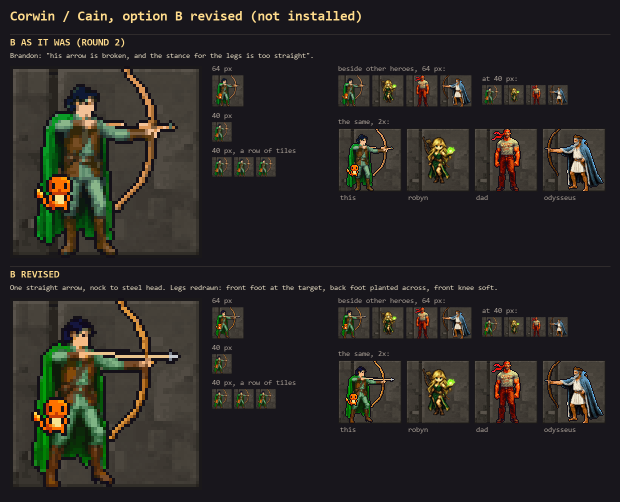
#> input picture CORWIN_B_REVISED.png, 1240 x 1004 px, given in place of bandit_thug.png, which was not available (shown at 1/2 size)
$ python horn_art.py ../../../CORWIN_B_REVISED.png
#> lines starting #> are read from the running program, lines starting #| are printed output that depends on the picture; after the words box and inside, x2 and y2 are one past the last pixel; in counts of white or black regions, pixels touching at a corner belong together
"""Art for the four horns of legend (data/horns.json), made in code from the game's
own painted sprites, because ComfyUI was not running when they were built
(2026-11-16). Each picture starts from an installed 64 px painted sprite of the
same kind of figure (a green-hooded archer, a knight, a robed old man) and is
recoloured to its lore: Lincoln green for Robin Hood's men, the Red Knight's red
for Percival, gold on red for Gawain's pentangle, Valhalla's gold light for the
einherjar, a crown for each king. A painted pass can replace any of them later:
the briefs are in tools/content/genart/briefs/horns_h01.json (ally and NPC
sprites) for pipeline.py, and nothing else changes when it does.

    py tools/content/genart/horn_art.py            # write the pictures into assets/
    py tools/content/genart/horn_art.py --sheet S  # and a review sheet at S

Monsters go to assets/tiles/monsters/<kind>.png, items to assets/tiles/items/.
"""
import os
import sys

import numpy as np
from PIL import Image, ImageDraw

HERE = os.path.dirname(os.path.abspath(__file__))
ROOT = os.path.dirname(os.path.dirname(os.path.dirname(HERE)))
MON = os.path.join(ROOT, 'assets', 'tiles', 'monsters')
ITM = os.path.join(ROOT, 'assets', 'tiles', 'items')
OUTLINE = (20, 16, 24, 255)

GREEN = 105          # Lincoln green, in degrees of hue
GOLD = (222, 178, 60)


def load(path):
    return Image.open(path).convert('RGBA')


def _hsv(img):
    a = np.asarray(img).astype(np.float32) / 255.0
    rgb = a[..., :3]
    mx, mn = rgb.max(2), rgb.min(2)
    v = mx
    s = np.where(mx > 0, (mx - mn) / np.maximum(mx, 1e-6), 0)
    r, g, b = rgb[..., 0], rgb[..., 1], rgb[..., 2]
    d = np.maximum(mx - mn, 1e-6)
    h = np.where(mx == r, ((g - b) / d) % 6, np.where(mx == g, (b - r) / d + 2, (r - g) / d + 4)) * 60
    h = np.where(mx - mn < 1e-6, 0, h)
    return a, h, s, v


def _rgb(h, s, v):
    h = (h % 360) / 60.0
    c = v * s
    x = c * (1 - np.abs(h % 2 - 1))
    m = v - c
    z = np.zeros_like(h)
    i = np.floor(h).astype(int) % 6
    rs = np.select([i == 0, i == 1, i == 2, i == 3, i == 4, i == 5], [c, x, z, z, x, c])
    gs = np.select([i == 0, i == 1, i == 2, i == 3, i == 4, i == 5], [x, c, c, x, z, z])
    bs = np.select([i == 0, i == 1, i == 2, i == 3, i == 4, i == 5], [z, z, x, c, c, x])
    return np.stack([rs + m, gs + m, bs + m], -1)


def rehue(img, lo, hi, hue, *, sat=None, sat_min=0.25, sat_max=1.01, gain=1.0, box=None):
    """Pixels whose hue is in [lo, hi] (degrees, wrapping) and saturation at
    least ``sat_min`` take ``hue`` (and ``sat`` if given), keeping their light
    and shade. ``box`` (x0, y0, x1, y1) limits it to a part of the picture."""
    a, h, s, v = _hsv(img)
    if lo <= hi:
        sel = (h >= lo) & (h <= hi)
    else:
        sel = (h >= lo) | (h <= hi)
    sel &= (s >= sat_min) & (s <= sat_max) & (a[..., 3] > 0)
    sel &= ~((np.abs(a[..., :3] * 255 - np.array(OUTLINE[:3])).sum(2)) < 14)
    if box:
        m = np.zeros_like(sel)
        x0, y0, x1, y1 = box
        m[y0:y1, x0:x1] = True
        sel &= m
    nh = np.full_like(h, float(hue))
    ns = s if sat is None else np.clip(s * 0 + sat, 0, 1)
    nv = np.clip(v * gain, 0, 1)
    new = _rgb(nh, ns, nv)
    out = a.copy()
    out[..., :3] = np.where(sel[..., None], new, a[..., :3])
    return Image.fromarray((np.clip(out, 0, 1) * 255).astype(np.uint8), 'RGBA')


def tint_grey(img, colour, *, sat_max=0.22, vmin=0.18, vmax=0.86, box=None, mix=1.0):
    """Weakly coloured pixels (steel, grey cloth) between ``vmin`` and
    ``vmax`` in value take ``colour``, keeping their shading; ``mix`` < 1 only
    leans them toward it."""
    a, h, s, v = _hsv(img)
    sel = (s <= sat_max) & (v >= vmin) & (v <= vmax) & (a[..., 3] > 0)
    sel &= ~((np.abs(a[..., :3] * 255 - np.array(OUTLINE[:3])).sum(2)) < 14)
    if box:
        m = np.zeros_like(sel)
        x0, y0, x1, y1 = box
        m[y0:y1, x0:x1] = True
        sel &= m
    c = np.array(colour, np.float32) / 255.0
    lum = (a[..., :3] * np.array([0.30, 0.59, 0.11])).sum(2)
    ramp = np.where(lum[..., None] <= 0.5, c * (lum[..., None] / 0.5),
                    c + (1 - c) * ((lum[..., None] - 0.5) / 0.5) * 0.8)
    new = a[..., :3] * (1 - mix) + ramp * mix
    out = a.copy()
    out[..., :3] = np.where(sel[..., None], new, a[..., :3])
    return Image.fromarray((np.clip(out, 0, 1) * 255).astype(np.uint8), 'RGBA')


# [48 lines left out: functions darken_grey, luma_ramp, crown, feather, not called in this run]


def flip(img):
    return img.transpose(Image.FLIP_LEFT_RIGHT)


# [23 lines left out: functions erase, outline, paste, not called in this run]


# ---------------------------------------------------------------- the figures

def _m(n):
    return load(os.path.join(MON, n + '.png'))


def _i(n):
    return load(os.path.join(ITM, n + '.png'))


# [13 lines left out: function knight, not called in this run]


def build():
    out = {}
    # Robin Hood's band ---------------------------------------------------
    j = _m('bandit_thug')
    j = rehue(j, 300, 358, GREEN, sat=0.45, sat_min=0.08, sat_max=0.50, box=(18, 19, 50, 38))
#> in _hsv, `s = np.where(mx > 0, (mx - mn) / np.maximum(mx, 1e-6), 0)`:
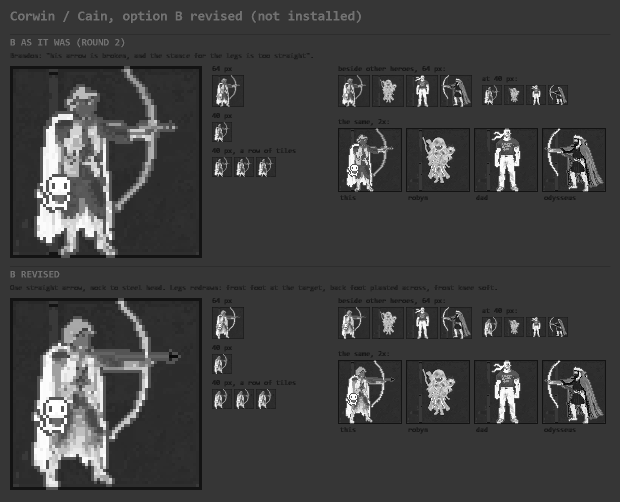
#> s: shape (1004, 1240) float32 (shown at 1/2 size); min 0, max 1, mean 0.252
#> in _hsv, `h = np.where(mx == r, ((g - b) / d) % 6, np.where(mx == g, (b - r) / d..`:
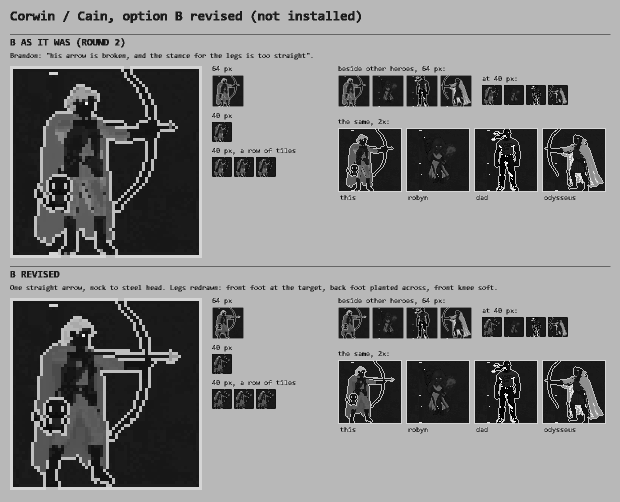
#> h: shape (1004, 1240) float32 (shown at 1/2 size); min 0, max 359.1, mean 186.3; drawn with min black and max white
#> in rehue, `sel = (h >= lo) & (h <= hi)`:
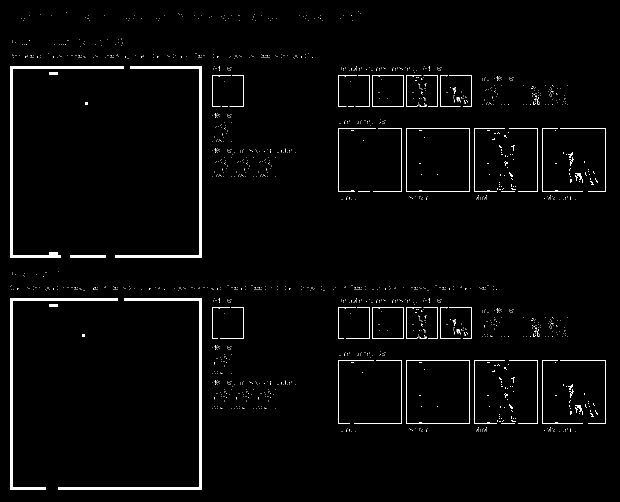
#> sel: shape (1004, 1240) bool (shown at 1/2 size); 2.6% white; 1712 white regions (1640 under 20 px), largest, box (x1, y1, x2, y2) and area: (116, 596, 404, 980) 4896, (20, 132, 248, 516) 4320, (230, 132, 404, 516) 4140
#> in rehue, `sel &= ~((np.abs(a[..., :3] * 255 - np.array(OUTLINE[:3])).sum(2)) < 14)`: sel: shape (1004, 1240) bool; 0.16% white in thin lines or dots, all inside (x1, y1, x2, y2) = (25, 22, 1196, 859)
#> in rehue, `sel &= m`: sel: shape (1004, 1240) bool; 0% white in thin lines or dots, all inside (x1, y1, x2, y2) = (42, 36, 50, 38)
#> in rehue, `ns = s if sat is None else np.clip(s * 0 + sat, 0, 1)`: ns: shape (1004, 1240) float32; every value is 0.45
#> in _rgb, `h = (h % 360) / 60.0`: h: shape (1004, 1240) float32; every value is 1.75
#> in _rgb, `i = np.floor(h).astype(int) % 6`: i: shape (1004, 1240) int64; every value is 1
#> in _rgb, `bs = np.select([i == 0, i == 1, i == 2, i == 3, i == 4, i == 5], [z, z..`: bs: shape (1004, 1240) float32; every value is 0
#> in rehue, `new = _rgb(nh, ns, nv)`: nh: shape (1004, 1240) float32; every value is 105
    j = tint_grey(j, (95, 70, 45), sat_max=0.25, vmin=0.2, vmax=0.85, box=(14, 36, 50, 60))
#> in tint_grey, `sel = (s <= sat_max) & (v >= vmin) & (v <= vmax) & (a[..., 3] > 0)`:
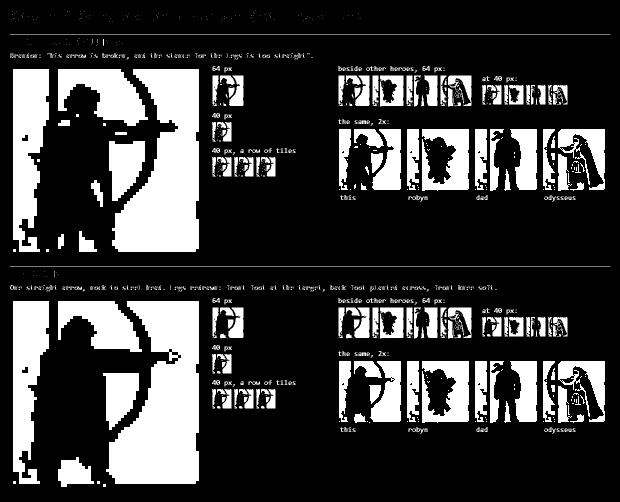
#> sel: shape (1004, 1240) bool (shown at 1/2 size); 22.9% white; 1160 white regions (800 under 20 px), largest, box (x1, y1, x2, y2) and area: (212, 602, 398, 968) 45756, (224, 138, 398, 504) 41472, (26, 138, 98, 504) 19080
#> in tint_grey, `sel &= m`: sel: shape (1004, 1240) bool; 0% white in thin lines or dots, all inside (x1, y1, x2, y2) = (23, 36, 38, 40)
#> in tint_grey, `ramp = np.where(lum[..., None] <= 0.5, c * (lum[..., None] / 0.5), c +..`:
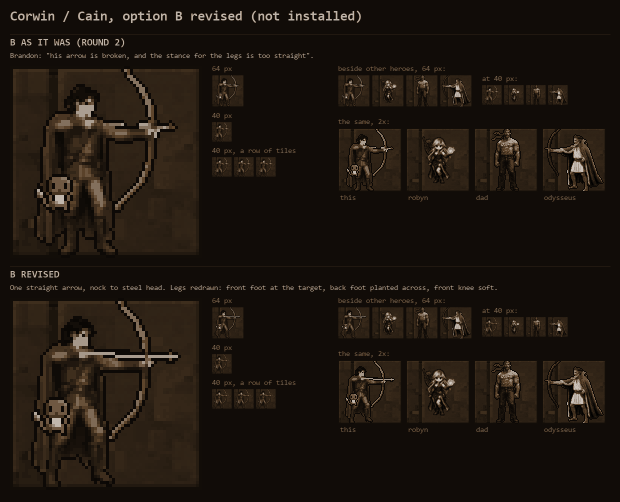
#> ramp: shape (1004, 1240, 3) float64 (shown at 1/2 size); mean of channels 0, 1, 2 0.121, 0.0914, 0.0621; drawn as R, G, B
    out['little_john'] = j
    out['yeoman_archer'] = flip(rehue(_m('bandit_archer'), 120, 200, GREEN, sat=0.55, gain=1.15))
#> call 2 of load, with path = 'assets/tiles/monsters/bandit_archer.png'
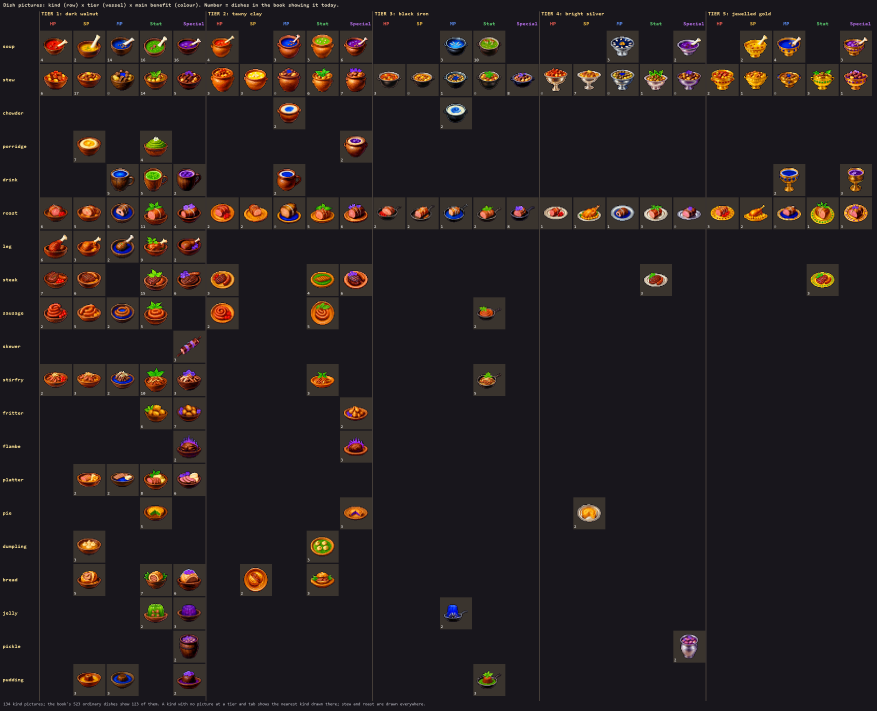
#> input picture DISH_ART_SHEET.png, 2630 x 2132 px, given in place of bandit_archer.png, which was not available (shown at 1/3 size)
#> in _hsv (call 3), `mx, mn = rgb.max(2), rgb.min(2)`:
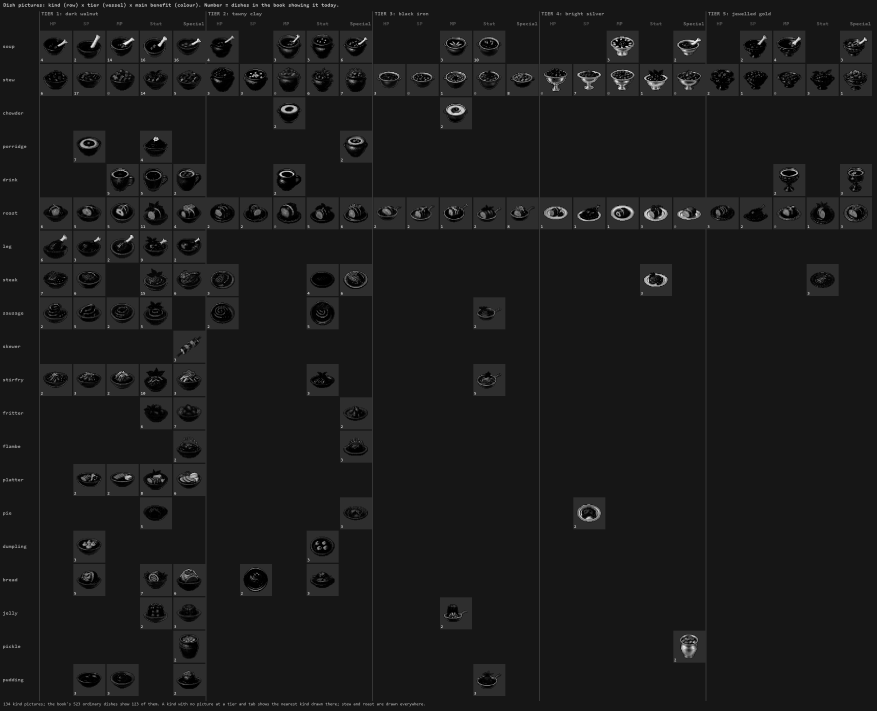
#> mn: shape (2132, 2630) float32 (shown at 1/3 size); min 0, max 1, mean 0.106
    w = _m('bandit_captain')
    w = rehue(w, 330, 25, 2, sat=0.85, gain=1.1, sat_min=0.62, box=(0, 12, 64, 64))
    w = tint_grey(w, (70, 110, 50), sat_max=0.22, vmin=0.25, vmax=0.78, box=(26, 15, 52, 34))
    out['will_scarlet'] = flip(w)
    t = _m('cult_priest')
    t = rehue(t, 330, 30, 28, sat=0.50, gain=0.85)
    out['friar_tuck'] = t
    m = _m('npc_young_thief')
    m = rehue(m, 30, 75, GREEN, sat=0.50, gain=0.85, box=(0, 17, 64, 40))
    out['much_the_millers_son'] = m
    a = _m('npc_scholar')
    a = rehue(a, 200, 280, 355, sat=0.65)
    a = tint_grey(a, (70, 110, 50), sat_max=0.20, vmin=0.25, vmax=0.80, box=(30, 20, 62, 56))
    out['alan_a_dale'] = flip(a)
    r = rehue(_m('bandit_archer'), 120, 200, GREEN + 5, sat=0.65, gain=1.25)
    out['npc_robin_hood'] = feather(r, [(34, 11), (39, 6)])

    # The sleepers under the hill -------------------------------------------
    out['king_arthur'] = knight(white=GOLD, crown_at=(31, 0))
    out['sir_lancelot'] = knight(red_hue=345, red_sat=0.65, steel=(240, 230, 205), do_flip=True)
    out['sir_gawain'] = knight(red_hue=350, white=GOLD, do_flip=True)
    p = _m('npc_young_knight')
    p = rehue(p, 190, 250, 358, sat=0.75)
    out['sir_percival'] = p
    out['sir_bedivere'] = knight(red_hue=280, red_sat=0.55, do_flip=True)
    out['sir_kay'] = knight(red_hue=28, red_sat=0.80)
    sk = crown(_m('npc_fallen_paladin'), 29, 0, w=11)
    out['npc_sleeping_king'] = sk

    # Valhalla ----------------------------------------------------------------
    out['einherjar'] = luma_ramp(_m('einherjar_ghost'), (90, 50, 20), (205, 150, 60), (255, 240, 190))

    # Charlemagne's host ------------------------------------------------------
    c = _m('wild_hunt_captain')
    c = tint_grey(c, (40, 60, 150), sat_max=0.30, vmin=0.05, vmax=0.45, box=(18, 14, 64, 52))
    c = tint_grey(c, GOLD, sat_max=0.25, vmin=0.55, vmax=1.0, box=(22, 0, 44, 10))
    out['charlemagne'] = c
    out['duke_naimes'] = knight(red_hue=135, red_sat=0.55, do_flip=True)
    out['ogier_the_dane'] = flip(darken_grey(knight(red_hue=355, red_sat=0.9), 0.62))
    out['frankish_knight'] = knight(red_hue=225, red_sat=0.70, white=GOLD)

    # Heimdall: the white god with Gjallarhorn in place of the orb
    h = _m('npc_divine')
    h = erase(h, (41, 5, 55, 20))
    h = tint_grey(h, (235, 235, 245), sat_max=0.35, vmin=0.4, vmax=1.0, box=(0, 0, 64, 64), mix=0.5)
    items = build_items()
    h = paste(h, items['gjallarhorn'], (38, 3), 19)
    out['npc_heimdall'] = outline(h)
    return out, items


# [17 lines left out: function build_items, not called in this run]


MONSTER_IDS = ('little_john', 'will_scarlet', 'friar_tuck', 'much_the_millers_son', 'alan_a_dale',
               'yeoman_archer', 'king_arthur', 'sir_lancelot', 'sir_gawain', 'sir_percival',
               'sir_bedivere', 'sir_kay', 'einherjar', 'charlemagne', 'duke_naimes',
               'ogier_the_dane', 'frankish_knight', 'npc_robin_hood', 'npc_sleeping_king',
               'npc_heimdall')


# [41 lines left out: functions sheet, _write_json, record_installed, not called in this run]


def main(argv):
    monsters, items = build()
    for n in MONSTER_IDS:
        monsters[n].save(os.path.join(MON, n + '.png'))
    for n, im in items.items():
        im.save(os.path.join(ITM, n + '.png'))
    record_installed(items)
    if '--sheet' in argv:
        allp = dict(monsters)
        allp.update(items)
        sheet(allp, argv[argv.index('--sheet') + 1])
    print(f'{len(MONSTER_IDS)} sprites, {len(items)} items')


if __name__ == '__main__':
#> (the run stopped early here; a loop or call above may not have finished)
